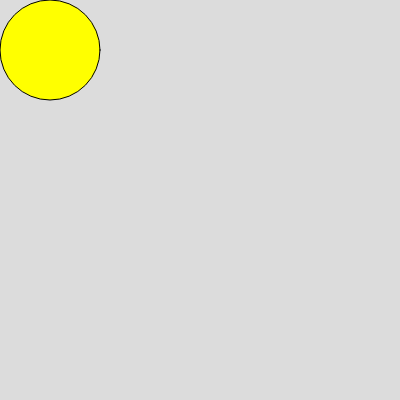
Frame 1 (no input)
Frame 60 (no input): identical to frame 1, image omitted
Frame 120 (the mouse pressed at the canvas centre since frame 60): identical to frame 1, image omitted

The p5.js sketch that drew this single still picture (run headless with seeded random() and noise() and a simulated clock; from frame 60 on, the mouse is pressed at the canvas centre):

// p5.js sketch
// ── sketch.js
function setup() {
  createCanvas(400, 400);
}

function draw() {
  background(220);
  drawCircle(50, 50, 50);
}

function drawCircle(x, y, r) {
  fill("yellow");
  ellipse(x, y, r * 2);
}
